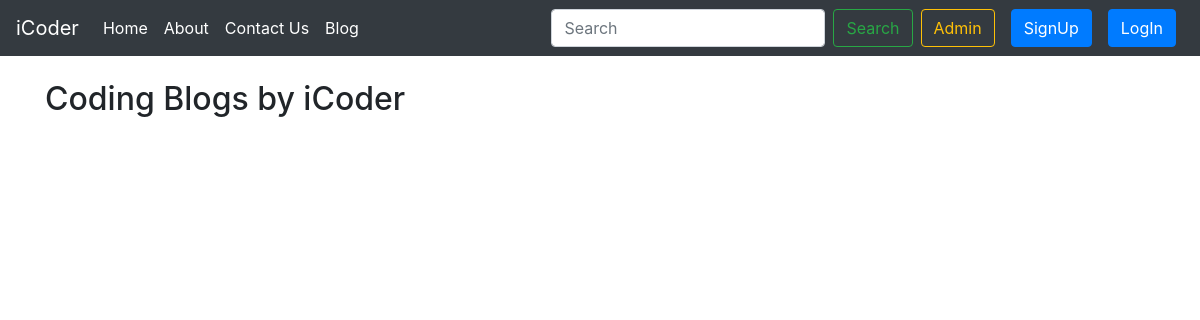
Page /blog on the earlier database version.
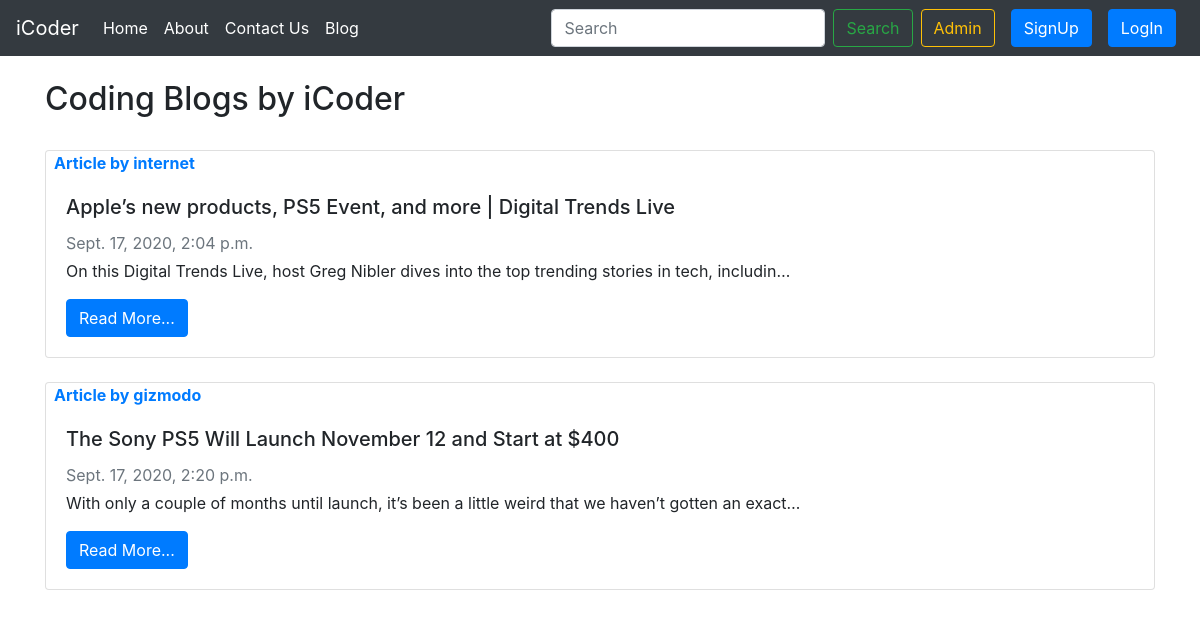
Same page on the later database version.
### blog/models.py (models this page shows, shortened)
class Post(models.Model):
    sno = models.AutoField(primary_key=True)
    title = models.CharField(max_length=100)
    author = models.CharField(max_length=30)
    content = models.TextField()
    slug = models.CharField(max_length=130)
    timeStamp = models.DateTimeField(blank=True)

### blog/views.py (the view)
# urls.py: path('', views.bloghome, name='bloghome'),
def bloghome(request):
    allpost = Post.objects.all()
    context = {'allposts': allpost}
    return render(request, 'blog/bloghome.html', context)

### templates/blog/bloghome.html (shortened to what this page needs)
{% extends 'base.html' %}
{% block body %}
<div class="container my-4">
    <h2>Coding Blogs by iCoder</h2><br>
    {% for post in allposts %}
    <div class="card">
        <strong class="d-inline-block text-primary px-2">Article by {{ post.author }}</strong>
        <div class="card-body">
          <h5 class="card-title">{{ post.title }}</h5>
          <div class="mb-1 text-muted">{{ post.timeStamp }}</div>
          <p class="card-text">{{ post.content| truncatechars:100 }}</p>
          <a href="/blog/{{ post.slug }}" class="btn btn-primary">Read More...</a>
        </div>
      </div><br>
      {% endfor %}
</div>
{% endblock body %}

### templates/base.html (shortened to what this page needs)
<!doctype html>
<html lang="en">
<head>
  <link rel="stylesheet" href="https://stackpath.bootstrapcdn.com/bootstrap/4.5.2/css/bootstrap.min.css"
>
</head>
<body>
  <nav class="navbar navbar-expand-lg navbar-dark bg-dark">
    <a class="navbar-brand" href="/">iCoder</a>
    <div class="collapse navbar-collapse" id="navbarSupportedContent">
      <ul class="navbar-nav mr-auto">
        <li class="nav-item active">
          <a class="nav-link" href="/">Home <span class="sr-only">(current)</span></a>
        </li>
        <li class="nav-item active">
          <a class="nav-link" href="/about">About</a>
        </li>
        <li class="nav-item active">
          <a class="nav-link" href="/contact">Contact Us</a>
        </li>
        <li class="nav-item active">
          <a class="nav-link" href="/blog">Blog</a>
        </li>
      </ul>
      <form class="form-inline my-2 my-lg-0" action="/search">
        <input class="form-control mr-sm-2" type="search" id="search" name="query" placeholder="Search"
          aria-label="Search">
        <button class="btn btn-outline-success my-2 my-sm-0" type="submit">Search</button>
      </form>
      <a href="/admin" role="button" target="_blank" class="btn btn-outline-warning my-2 mx-2 my-sm-0">Admin</a>
      {% if user.is_authenticated %}
      <h5 class="my-2 mx-2 my-sm-0" style="color: white;">Hello {{ request.user }}!</h5>
      <a href="/logout" role="button" class="btn btn-danger my-2 mx-2 my-sm-0">LogOut</a>
      {% else %}
      <button type="button" class="btn btn-primary my-2 mx-2 my-sm-0" data-toggle="modal"
        data-target="#signupModal">SignUp</button>
      <button type="button" class="btn btn-primary my-2 mx-2 my-sm-0" data-toggle="modal"
        data-target="#loginModal">LogIn</button>
      {% endif %}
    </div>
  </nav>
  {% block body %}
  {% endblock body %}
</body>
</html>

Differences in the rows shown:
added Post: author "internet", title "Apple’s new products, PS5 Event, and more | Digital Trends Live", timeStamp "Sept. 17, 2020, 2:04 p.m.", content "On this Digital Trends Live, host Greg Nibler dives into the top trending stories in tech, includin…"
added Post: author "gizmodo", title "The Sony PS5 Will Launch November 12 and Start at $400", timeStamp "Sept. 17, 2020, 2:20 p.m.", content "With only a couple of months until launch, it’s been a little weird that we haven’t gotten an exact…"
